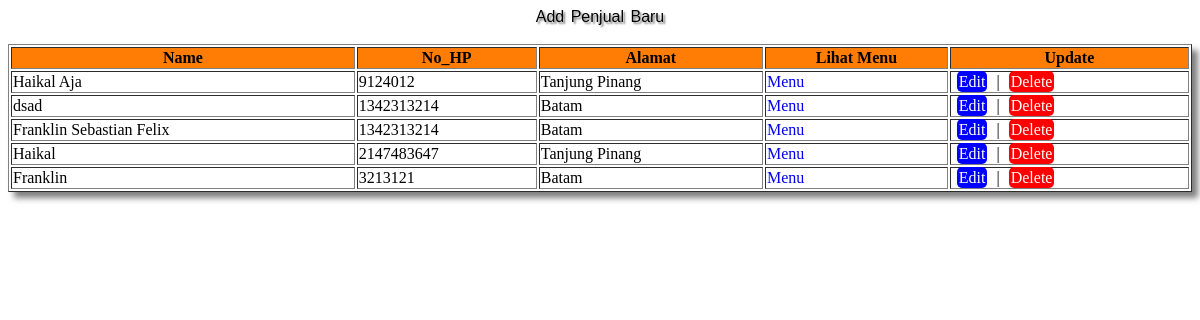
The page / on the database its author committed.
### tables this page shows
CREATE TABLE `tb_penjual` (
  `id_penjual` int(11) NOT NULL,
  `nama` varchar(50) NOT NULL,
  `no_handphone` int(11) DEFAULT NULL,
  `alamat` text NOT NULL
);

### index.php (the view, shortened to what this page needs)
<center>
    <?php
    include_once("config_kantin.php");
    $result = mysqli_query($mysqli, "SELECT * FROM tb_penjual ORDER BY id_penjual DESC");
    ?>
    <head>
    </head>
    <body>
        <a class="link" href="add.php">Add Penjual Baru</a><br /><br />
        <table width='100%' border=1>
            <tr>
                <th>Name</th>
                <th>No_HP</th>
                <th>Alamat</th>
                <th>Lihat Menu</th>
                <th>Update</th>
            </tr>
            <?php
            while ($user_data = mysqli_fetch_array($result)) {
                echo "<tr>";
                echo "<td>" . $user_data['nama'] . "</td>";
                echo "<td>" . $user_data['no_handphone'] . "</td>";
                echo "<td>" . $user_data['alamat'] . "</td>";
                echo "<td> <a href='menu.php?$user_data[id_penjual]'> Menu </a>";
                echo "<td><a class='edit' href='edit.php?id=$user_data[id_penjual]'>Edit</a> | <a class='delete' href='delete.php?id=$user_data[id_penjual]'>Delete</a></td></tr>";
            }
            ?>
        </table>
    </body>
    </html>
</center>

### index.php (style rules this page uses)
table { box-shadow: 6px 6px 6px rgba(0, 0, 0, 0.5); }
table tr th { background-color: rgba(266, 125, 4, 1); }
.link { text-decoration: none; color: black; text-shadow: 2px 2px 2px rgba(0, 0, 0, 0.5); font-family: Impact, Haettenschweiler, 'Arial Narrow Bold', sans-serif; word-spacing: 2px; }
a { text-decoration: none; }
.edit { text-decoration: none; background-color: blue; color: white; padding: 2px; border-radius: 5px; margin: 5px; }
.delete { text-decoration: none; background-color: red; color: white; padding: 2px; border-radius: 5px; margin: 5px; }

### rows shown on the page
tb_penjual: nama "Haikal Aja", no_handphone "9124012", alamat "Tanjung Pinang"
tb_penjual: nama "dsad", no_handphone "1342313214", alamat "Batam"
tb_penjual: nama "Franklin Sebastian Felix", no_handphone "1342313214", alamat "Batam"
tb_penjual: nama "Haikal", no_handphone "2147483647", alamat "Tanjung Pinang"
tb_penjual: nama "Franklin", no_handphone "3213121", alamat "Batam"
